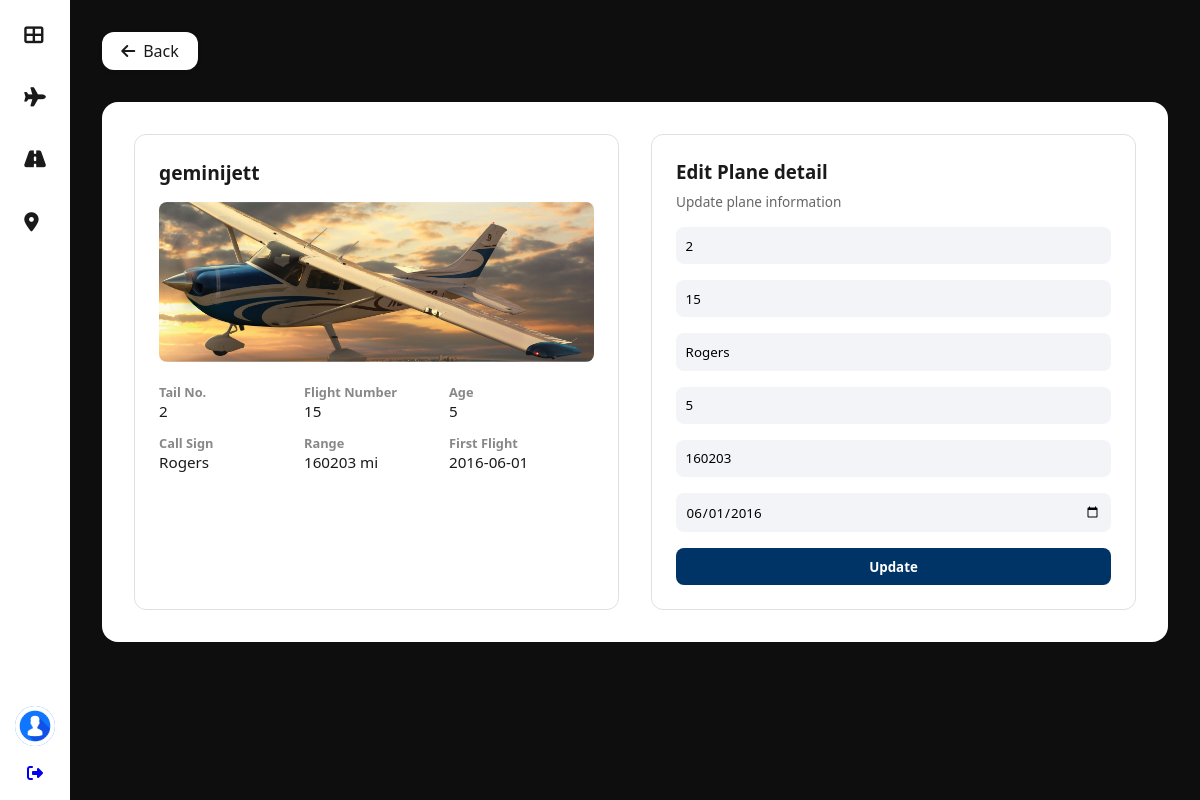
The page /captain/infoplane.php (signed in) on the database its author committed.
### tables this page shows
CREATE TABLE `planes` (
  `id` int(11) NOT NULL,
  `pilot_id` int(11) NOT NULL,
  `plane_code` varchar(20) NOT NULL,
  `model` varchar(50) DEFAULT NULL,
  `airline` varchar(50) DEFAULT NULL,
  `status` enum('ready','maintenance','inactive') DEFAULT 'ready',
  `tail_no` varchar(20) DEFAULT NULL,
  `flight_number` varchar(20) DEFAULT NULL,
  `call_sign` varchar(20) DEFAULT NULL,
  `age` int(11) DEFAULT NULL,
  `range_miles` int(11) DEFAULT NULL,
  `first_flight` date DEFAULT NULL
);

### captain/infoplane.php (the view, shortened to what this page needs)
<?php
include '../koneksi.php';
$pilot_id = $_SESSION['pilot_id'];
$plane = null;
$stmt = $koneksi->prepare("SELECT * FROM planes WHERE pilot_id = ?");
$stmt->bind_param("i", $pilot_id);
$stmt->execute();
$result = $stmt->get_result();
if ($result && $result->num_rows > 0) {
    $plane = $result->fetch_assoc();
}
?>
<!DOCTYPE html>
<html lang="en">
<head>
  <link rel="stylesheet" href="https://cdnjs.cloudflare.com/ajax/libs/font-awesome/6.5.0/css/all.min.css"/>
</head>
<body>
  <div class="sidebar">
    <div class="icon-group">
      <a href="dashboard.php" class="nav-link active"><i class="fas fa-th-large"></i></a>
      <a href="infoplane.php" class="nav-link"><i class="fas fa-plane"></i></a>
      <a href="takeoff.php" class="nav-link"><i class="fas fa-road"></i></a>
      <a href="runway.php" class="nav-link"><i class="fas fa-map-marker-alt"></i></a>
    </div>
    <div class="bottom">
       <div class="profile-section">
  <a href="profilcaptain.php" style="display: block; width: 100%; height: 100%;">
    <div class="profile">
      <img src="profile.png" alt="Profile" style="width: 100%; height: 100%; border-radius: 50%; object-fit: cover; cursor: pointer;" />
    </div>
  </a>
</div>
      <a href="logout.php"><i class="fas fa-sign-out-alt"></i></a>
    </div>
  </div>
  <div class="main-container">
  <a href="dashboard.php" class="back-button">
    <i class="fas fa-arrow-left"></i> Back
  </a>
  <div class="content">
    <?php if ($plane): ?>
      <div class="plane-card">
        <h2><?php echo htmlspecialchars($plane['model']); ?></h2>
        <img src="<?php echo !empty($plane['image']) ? htmlspecialchars($plane['image']) : 'fotopesawat.png'; ?>" alt="Plane" class="plane-image"/>
        <div class="info-grid">
          <div>
            <span>Tail No.</span>
            <span><?php echo htmlspecialchars($plane['tail_no'] ?? '--'); ?></span>
          </div>
          <div>
            <span>Flight Number</span>
            <span><?php echo htmlspecialchars($plane['flight_number'] ?? '--'); ?></span>
          </div>
          <div>
            <span>Age</span>
            <span><?php echo htmlspecialchars($plane['age'] ?? '--'); ?></span>
          </div>
          <div>
            <span>Call Sign</span>
            <span><?php echo htmlspecialchars($plane['call_sign'] ?? '--'); ?></span>
          </div>
          <div>
            <span>Range</span>
            <span><?php echo htmlspecialchars($plane['range_miles'] ?? '--'); ?> mi</span>
          </div>
          <div>
            <span>First Flight</span>
            <span><?php echo htmlspecialchars($plane['first_flight'] ?? '--'); ?></span>
          </div>
        </div>
      </div>
      <div class="edit-form">
        <h3>Edit Plane detail</h3>
        <p>Update plane information</p>
        <form method="POST" action="update_plane.php" enctype="multipart/form-data">
          <input type="text" name="tail_no" placeholder="Tail No" value="<?php echo htmlspecialchars($plane['tail_no']); ?>" />
          <input type="text" name="flight_number" placeholder="Flight Number" value="<?php echo htmlspecialchars($plane['flight_number']); ?>" />
          <input type="text" name="call_sign" placeholder="Call Sign" value="<?php echo htmlspecialchars($plane['call_sign']); ?>" />
          <input type="number" name="age" placeholder="Age" value="<?php echo htmlspecialchars($plane['age']); ?>" />
          <input type="text" name="range_miles" placeholder="Range (in miles)" value="<?php echo htmlspecialchars($plane['range_miles']); ?>" />
          <input type="date" name="first_flight" placeholder="First Flight" value="<?php echo htmlspecialchars($plane['first_flight']); ?>" />
          <button type="submit">Update</button>
        </form>
      </div>
    <?php else: ?>
      <div style="padding: 2rem; background: white; border-radius: 12px;">
        <p style="color: #333;">Belum ada data pesawat untuk akun ini. Silakan hubungi admin atau tambahkan data pesawat terlebih dahulu.</p>
      </div>
    <?php endif; ?>
  </div>
</div>
</body>
</html>

### captain/infoplane.php (style rules this page uses)
* { margin: 0; padding: 0; box-sizing: border-box; font-family: 'Segoe UI', sans-serif; }
body { display: flex; min-height: 100vh; background-color: #0e0e0e; }
.sidebar { width: 70px; background-color: #ffffff; display: flex; flex-direction: column; justify-content: space-between; align-items: center; padding: 1rem 0; }
.icon-group { display: flex; flex-direction: column; gap: 1.5rem; }
.icon-group i { font-size: 1.2rem; color: #1a1a1a; padding: 0.6rem; border-radius: 8px; transition: background-color 0.3s; cursor: pointer; }
.bottom { display: flex; flex-direction: column; align-items: center; gap: 1rem; }
.profile { width: 40px; height: 40px; border-radius: 50%; background-color: #1e90ff; display: flex; align-items: center; justify-content: center; color: white; font-weight: bold; }
.main-container { flex: 1; padding: 2rem; display: flex; flex-direction: column; color: #1a1a1a; }
.back-button { font-size: 1rem; margin-bottom: 2rem; background-color: white; border-radius: 12px; padding: 0.5rem 1.2rem; width: fit-content; cursor: pointer; box-shadow: 0 2px 4px rgba(0,0,0,0.1); }
.content { background-color: white; border-radius: 16px; padding: 2rem; display: flex; gap: 2rem; }
.plane-card, .edit-form { flex: 1; border: 1px solid #e0e0e0; border-radius: 12px; padding: 1.5rem; }
.plane-card h2 { font-size: 1.2rem; margin-bottom: 1rem; }
.plane-image { width: 100%; height: 160px; border-radius: 8px; object-fit: cover; margin-bottom: 1rem; }
.info-grid { display: grid; grid-template-columns: 1fr 1fr 1fr; row-gap: 0.8rem; font-size: 0.95rem; }
.info-grid div { display: flex; flex-direction: column; }
.info-grid span:first-child { font-weight: 600; color: #888; font-size: 0.8rem; }
.edit-form h3 { margin-bottom: 0.5rem; }
.edit-form p { margin-bottom: 1rem; font-size: 0.85rem; color: #666; }
.edit-form input { width: 100%; padding: 0.6rem; margin-bottom: 1rem; border-radius: 8px; border: none; background-color: #f2f4f7; }
.edit-form button { width: 100%; padding: 0.6rem; background-color: #003366; color: white; font-weight: bold; border: none; border-radius: 8px; cursor: pointer; }
.back-button { font-size: 1rem; margin-bottom: 2rem; background-color: white; border-radius: 12px; padding: 0.5rem 1.2rem; width: fit-content; cursor: pointer; box-shadow: 0 2px 4px rgba(0,0,0,0.1); color: inherit; text-decoration: none; display: inline-flex; align-items: center; gap: 0.5rem; }
.icon-group a i { font-size: 1.2rem; color: #1a1a1a; padding: 0.6rem; border-radius: 8px; transition: background-color 0.3s; cursor: pointer; display: inline-block; }
.icon-group a i { font-size: 1.2rem; color: #1a1a1a; padding: 0.6rem; border-radius: 8px; transition: background-color 0.3s; cursor: pointer; }

### rows shown on the page
planes: model "geminijett", tail_no "2", flight_number "15", age "5", call_sign "Rogers", range_miles "160203", first_flight "2016-06-01", first_flight "06/01/2016"
